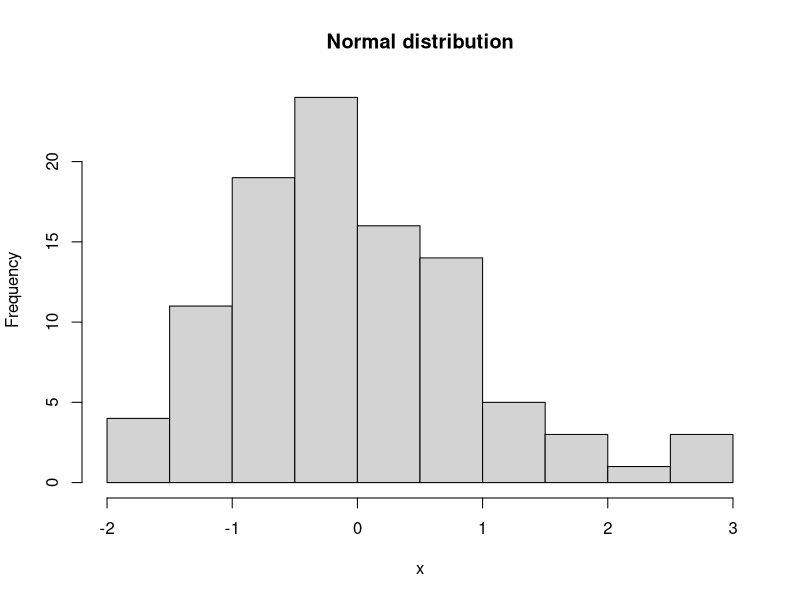

The R source for this figure:
## ---- chunk 1
knitr::opts_chunk$set(echo = TRUE)
## ---- chunk 2
a <- 10^4
## ---- chunk 3
(d <- a/10^3)
## ---- chunk 4
(d <- a/10^3)
## ---- chunk 5
b <- 100
x <- rnorm(b)
head(x)
median(x)
mean(x)
var(x)
## ---- chunk 6
hist(x, main="Normal distribution")
## ---- chunk 7
##Important info
